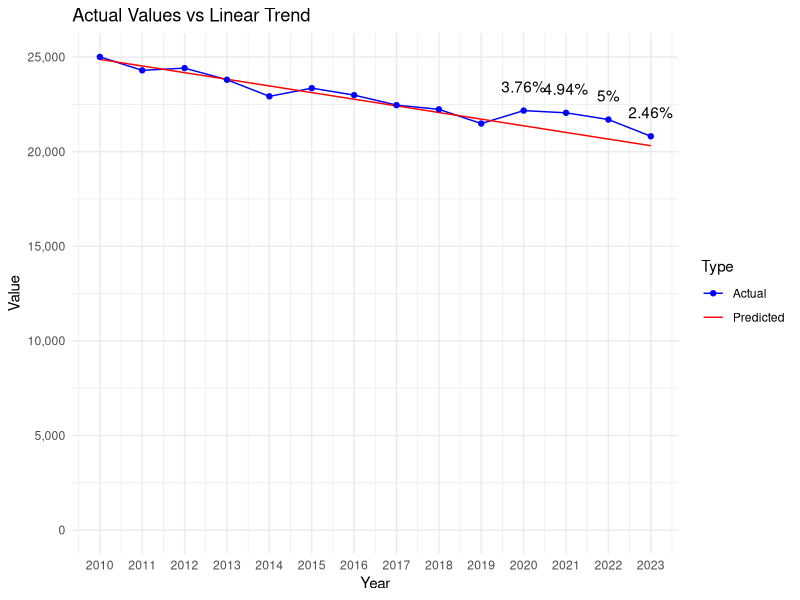

Reproduce this figure in R.
# Load necessary libraries
library(dplyr)
library(readr)
library(ggplot2)

# Defines the data as a named vector
data <- c(
  `2010` = 25009, `2011` = 24297, `2012` = 24415, `2013` = 23800, `2014` = 22923,
  `2015` = 23357, `2016` = 22988, `2017` = 22458, `2018` = 22236, `2019` = 21485,
  `2020` = 22170, `2021` = 22052, `2022` = 21697, `2023` = 20812
)

# Extracts data for the decade and recent years
decade <- data[as.character(2010:2019)]
recent_years <- data[as.character(2020:2023)]

# Fits a linear model to the decade data
years <- as.numeric(names(decade))
lm_model <- lm(decade ~ years)

# Predicts values for 2020 to 2023 based on the linear model
predicted_values <- predict(lm_model, newdata = data.frame(years = as.numeric(names(recent_years))))

# Calculates deviations from the linear trend
deviations <- recent_years - predicted_values

# Calculates the mean and standard deviation of the decade
decade_mean <- mean(decade)
decade_stddev <- sd(decade)

# Initializes vectors to store the calculated values
z_scores <- numeric(length(recent_years))
percent_deviations <- numeric(length(recent_years))

# Calculates and store the Z-scores, deviations, and percentage of deviations for recent years
for (i in 1:length(recent_years)) {
  year <- names(recent_years)[i]
  z_scores[i] <- (recent_years[year] - decade_mean) / decade_stddev
  deviation <- deviations[year]
  percent_deviations[i] <- (deviation / predicted_values[i]) * 100
  cat(sprintf("Year: %s, Z-score: %f, Deviation from linear trend: %f, Percentage of deviation: %f%%\n",
              year, z_scores[i], deviation, percent_deviations[i]))
}

# Prepare an extended range for predictions, including 2020 to 2023
extended_years <- as.numeric(c(names(decade), names(recent_years)))

# Predict values for the extended range based on the linear model
extended_predicted_values <- predict(lm_model, newdata = data.frame(years = extended_years))

# Create a data frame for plotting actual values
actual_plot_data <- data.frame(
  Year = as.numeric(names(data)),
  Value = data,
  Type = "Actual"
)

# Create a data frame for plotting predicted values
predicted_plot_data <- data.frame(
  Year = extended_years,
  Value = extended_predicted_values,
  Type = "Predicted"
)

# Combine actual and predicted data
plot_data <- rbind(actual_plot_data, predicted_plot_data)

# Create the line chart
p <- ggplot(plot_data, aes(x = Year, y = Value, color = Type)) +
  geom_line(aes(group = Type)) +
  geom_point(data = actual_plot_data, aes(x = Year, y = Value)) +
  theme_minimal() +
  labs(title = "Actual Values vs Linear Trend", x = "Year", y = "Value") +
  scale_color_manual(values = c("Actual" = "blue", "Predicted" = "red")) +
  scale_y_continuous(labels = scales::comma, limits = c(0, max(plot_data$Value))) +
  scale_x_continuous(breaks = extended_years) # Set breaks to every year

# Add percentage of deviation annotations for 2020 to 2023
for (i in 1:length(recent_years)) {
  year <- as.numeric(names(recent_years)[i])
  deviation_value <- percent_deviations[i]
  p <- p + annotate("text", x = year, y = data[as.character(year)], label = paste0(round(deviation_value, 2), "%"), vjust = -1.5)
}

# Print the plot
print(p)